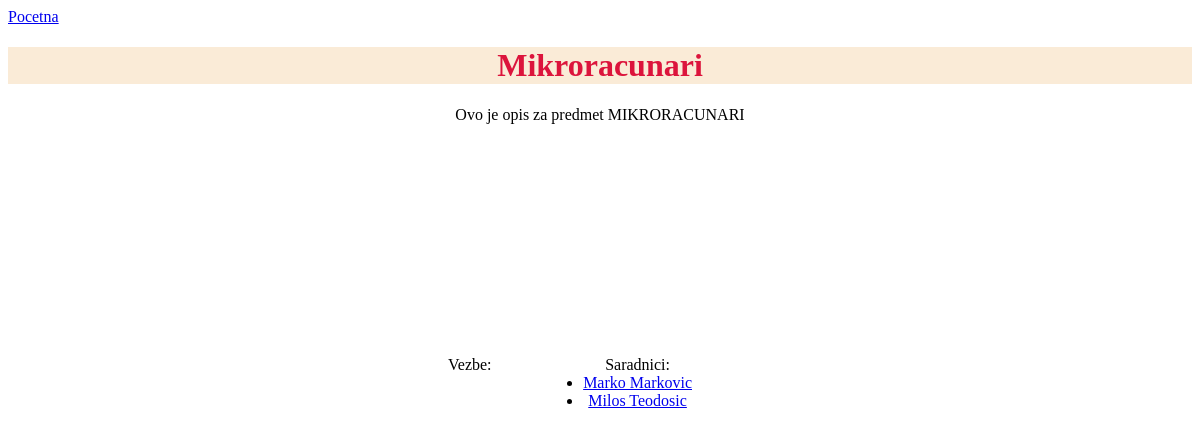
Page /PROJECT/predmet.php?id=2 on the committed database.
### tables this page shows
CREATE TABLE `predmeti` (
  `id_predmeta` int(10) UNSIGNED NOT NULL,
  `naziv_predmeta` varchar(90) DEFAULT NULL,
  `opis_predmeta` text
);

CREATE TABLE `korisnici` (
  `id_korisnika` int(10) UNSIGNED NOT NULL,
  `ime` varchar(25) DEFAULT NULL,
  `prezime` varchar(35) DEFAULT NULL,
  `username` varchar(25) DEFAULT NULL,
  `password` varchar(25) DEFAULT NULL,
  `email` varchar(90) DEFAULT NULL,
  `bio` text NOT NULL,
  `tip` varchar(20) NOT NULL,
  `status` int(11) NOT NULL,
  `slika` varchar(5) NOT NULL
);

### PROJECT/class/Predmeti.php (called while the page is built, shortened)
<?php
class Predmeti
{
    public function __construct($id_predmeta, $naziv_predmeta, $opis_predmeta)
    {
        $this->naziv_predmeta = $naziv_predmeta;
        $this->opis_predmeta = $opis_predmeta;
    }
    public function __get($name)
    {
        return isset($this->$name) ? $this->$name : "";
    }
    public static function ocitaj($id)
    {
        $sql = "SELECT * FROM predmeti WHERE id_predmeta=$id";
        $dbh = new mysqli("localhost", "root", "", "rt_4714_stefan_petrovic");
        $res = $dbh->query($sql);
        $result = mysqli_fetch_array($res);
        $temp = new Predmeti($result['id_predmeta'], $result['naziv_predmeta'], $result['opis_predmeta']);
        return $temp;
    }
}

### PROJECT/class/Saradnik.php (called while the page is built, shortened)
<?php
class Saradnik
{
    private $ime;
    private $prezime;
    public function __construct($id_korisnika, $ime, $prezime, $email, $bio,$status,$tip,$slika)
    {
        $this->status=$status;
        $this->id_korisnika = $id_korisnika;
        $this->ime = $ime;
        $this->prezime = $prezime;
    }
    public function __toString()
    {
        return $this->ime . " " . $this->prezime;
    }
    public function __get($name)
    {
        return isset($this->$name) ? $this->$name : "";
    }
    public static function poPredmetu($id_predmeta)
    {
        $sql = "SELECT * FROM korisnici WHERE tip='saradnik' AND id_korisnika IN (SELECT id_korisnika FROM veza_predmet_korisnik WHERE id_predmeta='$id_predmeta')";
        $dbh = new mysqli("localhost", "root", "", "rt_4714_stefan_petrovic");
        $result = $dbh->query($sql);
        $niz = [];
        foreach ($result as $row) {
            array_push($niz, new Saradnik($row['id_korisnika'], $row['ime'], $row['prezime'], $row['email'], $row['bio'], $row['status'],$row['tip'],$row['slika']));
        }
        return $niz;
    }
}

### PROJECT/predmet.php (the view, shortened to what this page needs)
<!doctype html>
<html lang="en">
<head>
    <?php
    require_once "class/Predmeti.php";
    require_once "class/Saradnik.php";
if (isset($_GET['id'])){
    $id = $_GET['id'];
    $predmet = Predmeti::ocitaj($id);
    $saradnici = Saradnik::poPredmetu($predmet->id_predmeta);
    ?>
    <link rel="stylesheet" type="text/css" href="style/mystyle.css">
</head>
<body>
<?php
echo "<a href='index.php'>Pocetna</a><br>";
?>
<h1 style="background-color: antiquewhite; color: crimson" align="center"><?php echo $predmet->naziv_predmeta ?></h1>
<div align="center">
    <p><?php echo $predmet->opis_predmeta; ?></p>
<div id="parent" style="float: left">
    <ul>
        Vezbe:
    </ul>
</div>
<div id="parent2" style="float: right">
    <ul>
        Saradnici:
        <?php
        foreach ($saradnici as $s) {
            if($s->status == 1)
            echo "<li> <a href='profile.php?id=$s->id_korisnika'>" . $s . "</a></li>";
        }
        }else
        header("refresh:0;url=index.php");
        ?>
    </ul>
</div>
</body>
</html>

### PROJECT/style/mystyle.css (style rules this page uses)
#parent { margin-top: 200px; margin-left: 400px; }
#parent2 { margin-top: 200px; margin-right: 500px; }

### rows in the picture
predmeti: naziv_predmeta "Mikroracunari", opis_predmeta "Ovo je opis za predmet MIKRORACUNARI"
korisnici: s "Marko Markovic"
korisnici: s "Milos Teodosic"
